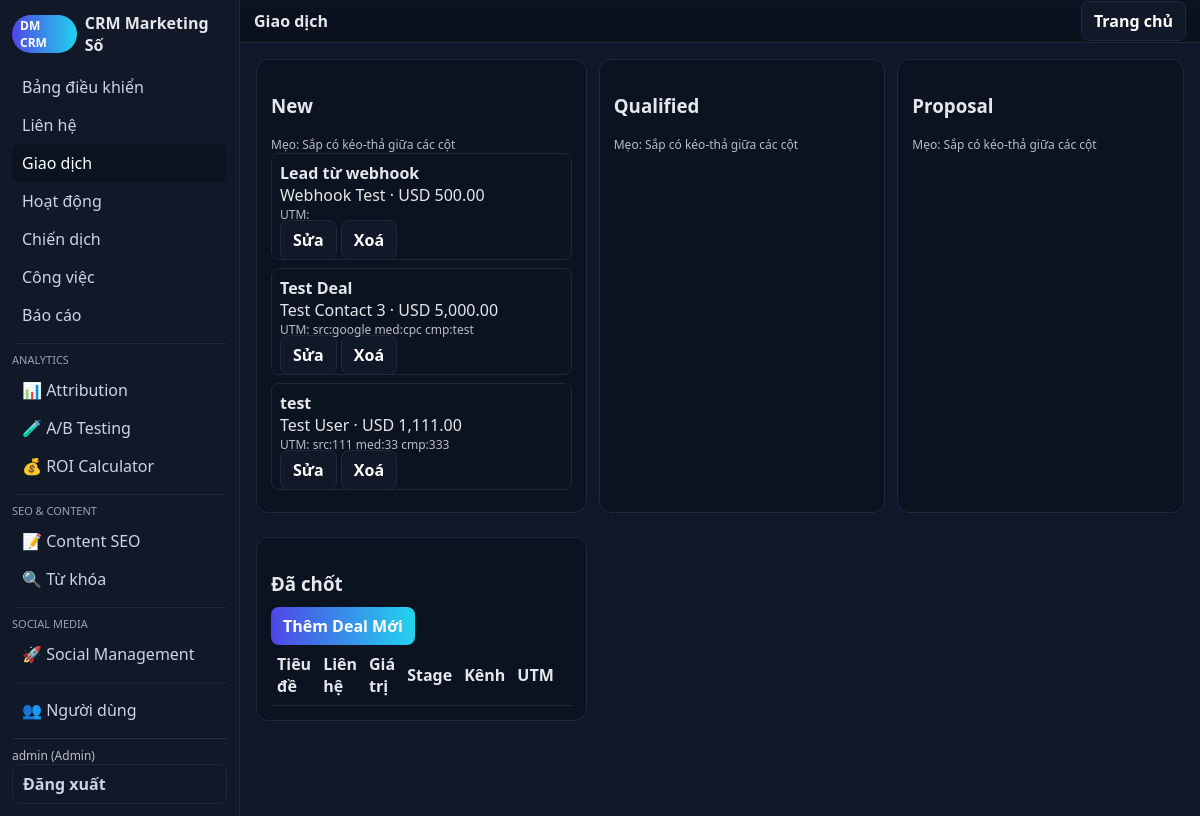
/src/index.php?action=deals (signed in), run on the app's committed database.
### tables this page shows
CREATE TABLE deals (
  id INTEGER PRIMARY KEY AUTOINCREMENT,
  contact_id INTEGER,
  title TEXT NOT NULL,
  value REAL DEFAULT 0,
  currency TEXT DEFAULT 'USD',
  stage TEXT DEFAULT 'New',
  channel TEXT,
  utm_source TEXT,    -- A
  utm_medium TEXT,    -- A
  utm_campaign TEXT,  -- A
  expected_close TEXT,
  created_at TEXT DEFAULT CURRENT_TIMESTAMP,
  FOREIGN KEY(contact_id) REFERENCES contacts(id)
);

CREATE TABLE contacts (
  id INTEGER PRIMARY KEY AUTOINCREMENT,
  name TEXT NOT NULL,
  email TEXT,
  phone TEXT,
  company TEXT,
  source TEXT,
  tags TEXT,
  utm_source TEXT,    -- A
  utm_medium TEXT,    -- A
  utm_campaign TEXT,  -- A
  created_at TEXT DEFAULT CURRENT_TIMESTAMP
);

### src/lib/db.php (called while the page is built, shortened)
<?php
function q($db,$sql,$params=[]){ $st=$db->prepare($sql); $st->execute($params); return $st; }
function h($s){ return htmlspecialchars($s ?? '', ENT_QUOTES, 'UTF-8'); }
?>

### src/views/deals.php (the view, shortened to what this page needs)
<?php
function view_deals($op){
global $db;
echo '<div class="grid cols-3">';
foreach(['New','Qualified','Proposal'] as $col){
    $rows = q($db, "SELECT d.*, c.name as contact_name FROM deals d LEFT JOIN contacts c ON c.id=d.contact_id WHERE stage=? ORDER BY created_at DESC", [$col])->fetchAll(PDO::FETCH_ASSOC);
    echo '<div class="card"><h3>'.h($col).'</h3><div class="hint">Mẹo: Sắp có kéo-thả giữa các cột</div>';
    foreach($rows as $r){
        $utm = trim(($r['utm_source']?'src:'.$r['utm_source'].' ':'').($r['utm_medium']?'med:'.$r['utm_medium'].' ':'').($r['utm_campaign']?'cmp:'.$r['utm_campaign']:''));
        echo '<div style="padding:8px;border:1px solid var(--muted);border-radius:8px;margin-bottom:8px">';
        echo '<div style="font-weight:700">'.h($r['title']).'</div>';
        echo '<div>'.h($r['contact_name']).' · '.h($r['currency']).' '.number_format($r['value'],2).'</div>';
        echo '<div style="font-size:12px;opacity:.8">UTM: '.h($utm).'</div>';
        echo '<div style="margin-top:6px">';
        echo '<a class="btn secondary" href="?action=deals&op=edit&id='.(int)$r['id'].'">Sửa</a> ';
        echo '<a class="btn secondary" href="?action=deals&op=delete&id='.(int)$r['id'].'" onclick="return confirm(\'Xoá giao dịch?\')">Xoá</a>';
        echo '</div>';
        echo '</div>';
    }
    echo '</div>';
}
echo '<div class="card"><h3>Đã chốt</h3>';
echo '<div style="margin-bottom:8px"><a class="btn" href="?action=deals&op=new">Thêm Deal Mới</a></div>';
echo '<table><tr><th>Tiêu đề</th><th>Liên hệ</th><th>Giá trị</th><th>Stage</th><th>Kênh</th><th>UTM</th><th></th></tr>';
echo '</table></div>';
echo '</div>';
}
?>

### src/views/layout.php (style rules this page uses)
:root { --bg:#0f172a;--panel:#111827;--muted:#1f2937;--text:#e5e7eb;--accent:#4f46e5;--accent2:#22d3ee }
* { box-sizing:border-box }
body { margin:0;font-family:ui-sans-serif,system-ui,-apple-system,Segoe UI,Roboto,Helvetica,Arial;background:var(--bg);color:var(--text) }
a { color:#93c5fd;text-decoration:none }
.card { background:#0b1220;border:1px solid var(--muted);border-radius:12px;padding:14px;margin-bottom:12px }
.grid { display:grid;gap:12px }
.grid.cols-3 { grid-template-columns:repeat(3,1fr) }
.btn { background:linear-gradient(90deg,var(--accent),var(--accent2));color:#fff;border:none;padding:8px 12px;border-radius:8px;cursor:pointer;font-weight:600 }
.btn.secondary { background:#111827;border:1px solid var(--muted) }
table { width:100%;border-collapse:collapse }
th,td { border-bottom:1px solid var(--muted);padding:8px 6px;text-align:left }
.hint { font-size:12px;opacity:.8 }

### data on the page
deals: title "Lead từ webhook", contact.name "Webhook Test", currency "USD", value "500.00"
deals: title "Test Deal", contact.name "Test Contact 3", currency "USD", value "5,000.00", utm "src:google med:cpc cmp:test"
deals: title "test", contact.name "Test User", currency "USD", value "1,111.00", utm "src:111 med:33 cmp:333"

### other printed values
$v "Bảng điều khiển"
$v "Liên hệ"
$v "Giao dịch"
$v "Hoạt động"
$v "Chiến dịch"
$v "Công việc"
$v "Báo cáo"
$v "📊 Attribution"
$v "🧪 A/B Testing"
$v "💰 ROI Calculator"
$v "📝 Content SEO"
$v "🔍 Từ khóa"
$v "🚀 Social Management"
$v "👥 Người dùng"
$_SESSION['uname'] "admin"
